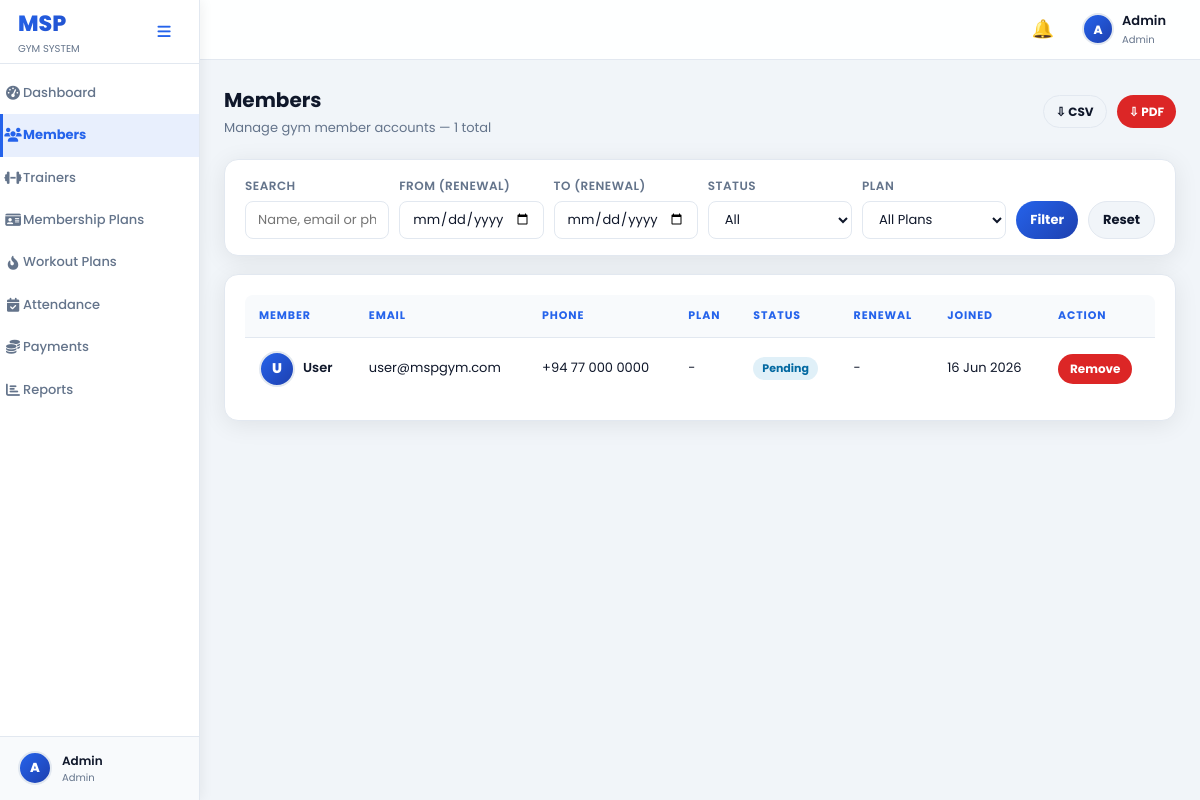
Screenshot of /views/admin/members.php (signed in) with the database file from the repository.
### tables this page shows
CREATE TABLE `users` (
  `id` int(11) NOT NULL,
  `name` varchar(100) NOT NULL,
  `email` varchar(100) NOT NULL,
  `password` varchar(255) NOT NULL,
  `phone` varchar(20) DEFAULT NULL,
  `profile_image` varchar(255) DEFAULT NULL,
  `membership_plan` varchar(50) DEFAULT NULL,
  `membership_status` enum('active','expired','pending') DEFAULT 'pending',
  `renewal_date` date DEFAULT NULL,
  `role` enum('user','admin') DEFAULT 'user',
  `created_at` timestamp NOT NULL DEFAULT current_timestamp()
);

### config/database.php (called while the page is built)
<?php
function db(): PDO {
    static $pdo = null;
    if ($pdo === null) {
        $host   = 'localhost';
        $dbname = 'gym';
        $user   = 'root';
        $pass   = '';
        try {
            $pdo = new PDO("mysql:host=$host;dbname=$dbname;charset=utf8mb4", $user, $pass, [
                PDO::ATTR_ERRMODE            => PDO::ERRMODE_EXCEPTION,
                PDO::ATTR_DEFAULT_FETCH_MODE => PDO::FETCH_ASSOC,
                PDO::ATTR_EMULATE_PREPARES   => false,
            ]);
        } catch (PDOException $e) {
            http_response_code(503);
            die('Database connection failed. Please try again later.');
        }
    }
    return $pdo;
}

### functions/auth.php (called while the page is built, shortened)
<?php
function current_user(): ?array {
    static $user = null;
    if ($user === null) {
        $s = db()->prepare('SELECT * FROM users WHERE id=:id LIMIT 1');
        $s->execute(['id' => $_SESSION['user_id']]);
        $user = $s->fetch() ?: null;
    }
    return $user;
}

### views/admin/members.php (the view, shortened to what this page needs)
<?php
$pdo = db();
$q      = get('q');
$from   = get('from_date');
$to     = get('to_date');
$where = "role='user'";
$params = [];
$cnt_s = $pdo->prepare("SELECT COUNT(*) FROM users WHERE $where"); $cnt_s->execute($params); $total = (int)$cnt_s->fetchColumn();
$pag = paginate($total, 5);
$s = $pdo->prepare("SELECT id,name,email,phone,membership_plan,membership_status,renewal_date,profile_image,created_at FROM users WHERE $where ORDER BY created_at DESC LIMIT :lim OFFSET :off");
$s->bindValue(':lim', $pag['per_page'], PDO::PARAM_INT);
$s->bindValue(':off', $pag['offset'], PDO::PARAM_INT);
$s->execute();
$members = $s->fetchAll();
include APP_ROOT . '/views/includes/head_admin.php';
?>
<div class="page-header">
  <div><h2>Members</h2><p>Manage gym member accounts &mdash; <?= $total ?> total</p></div>
  <div class="page-actions">
    <a href="?<?= http_build_query(array_filter(array_merge($_GET,['export'=>'csv']),fn($v)=>$v!=='')) ?>" class="btn btn-secondary btn-sm">&#8681; CSV</a>
    <a href="?<?= http_build_query(array_filter(array_merge($_GET,['export'=>'pdf']),fn($v)=>$v!=='')) ?>" target="_blank" class="btn btn-danger btn-sm">&#8681; PDF</a>
  </div>
</div>
<div class="card filter-card">
  <form method="GET" class="filter-row" onsubmit="return validateDates()">
    <div class="form-group"><label class="form-label">Search</label><input type="text" name="q" class="form-control" placeholder="Name, email or phone..." value="<?= e($q) ?>"></div>
    <div class="form-group"><label class="form-label">From (Renewal)</label><input type="date" name="from_date" id="fd" class="form-control" value="<?= e($from) ?>" max="<?= date('Y-m-d') ?>"></div>
    <div class="form-group"><label class="form-label">To (Renewal)</label><input type="date" name="to_date" id="td" class="form-control" value="<?= e($to) ?>" max="<?= date('Y-m-d') ?>"></div>
    <div class="form-group"><label class="form-label">Status</label>
      <select name="status" class="form-select">
        <option value="">All</option>
      </select>
    </div>
    <div class="form-group"><label class="form-label">Plan</label>
      <select name="plan" class="form-select">
        <option value="">All Plans</option>
      </select>
    </div>
    <button type="submit" class="btn btn-primary">Filter</button>
    <a href="members.php" class="btn btn-secondary">Reset</a>
  </form>
</div>
<div class="card">
  <div class="table-wrap">
    <table>
      <tr><th>Member</th><th>Email</th><th>Phone</th><th>Plan</th><th>Status</th><th>Renewal</th><th>Joined</th><th>Action</th></tr>
      <?php if (empty($members)): ?>
      <tr><td colspan="7"><div class="empty-state"><div class="empty-icon"></div><p>No members found</p></div></td></tr>
      <?php else: ?>
      <?php foreach ($members as $m): ?>
      <tr>
        <td>
          <div class="d-flex align-center gap-2">
            <span onclick="showImageModal('<?= $m['profile_image'] ? e(img_url($m['profile_image'])) : '' ?>')" style="cursor:<?= $m['profile_image'] ? 'zoom-in' : 'default' ?>">
              <?= avatar($m['name'], $m['profile_image'] ? img_url($m['profile_image']) : null, 36) ?>
            </span>
            <a href="?preview=<?= (int)$m['id'] ?>" style="font-weight:600;color:var(--text)"><?= e($m['name']) ?></a>
          </div>
        </td>
        <td><?= e($m['email']) ?></td>
        <td><?= e($m['phone'] ?: '-') ?></td>
        <td><?= e($m['membership_plan'] ?: '-') ?></td>
        <td><?= badge_status($m['membership_status']) ?></td>
        <td><?= e($m['renewal_date'] ?: '-') ?></td>
        <td><?= e(date('d M Y', strtotime($m['created_at']))) ?></td>
        <td>
          <button class="btn btn-sm btn-danger" onclick="confirmDelete('delM<?= $m['id'] ?>','Delete <?= e(addslashes($m['name'])) ?>?')">Remove</button>
        </td>
      </tr>
      <?php endforeach; ?>
      <?php endif; ?>
    </table>
  </div>
</div>
<?php include APP_ROOT . '/views/includes/foot_admin.php'; ?>

### views/includes/head_admin.php (shortened to what this page needs)
<?php
$_me    = current_user();
$_badge = $_me ? unread_count((int)$_me['id']) : 0;
?>
<!DOCTYPE html>
<html lang="en">
<head>
<link rel="stylesheet" href="/gym-system/assets/css/main.css">
</head>
<body>
<div class="app-layout">
<?php include APP_ROOT . '/views/includes/sidebar_admin.php'; ?>
<div class="main-content" id="mainContent">
<header class="topbar">
  <div class="topbar-actions">
    <a href="/gym-system/views/admin/notifications.php" class="topbar-notif" title="Notifications" style="color:#e0bc52;">
      &#128276;<?php if ($_badge > 0): ?><span class="notif-dot"></span><?php endif; ?>
    </a>
    <div class="topbar-user" onclick="toggleProfileMenu()" style="position:relative;cursor:pointer;">
      <?= avatar($_me['name'] ?? 'Admin', null, 32) ?>
      <div class="topbar-user-info">
        <div class="topbar-user-name"><?= e($_me['name'] ?? 'Admin') ?></div>
        <div class="topbar-user-role"><?= e($_me['role'] ?? '') ?></div>
      </div>
    </div>
  </div>
</header>
<div class="page-body">

### views/includes/sidebar_admin.php (shortened to what this page needs)
<?php
$page  = basename($_SERVER['PHP_SELF']);
$me    = current_user();
function sb_active(array $pages): string {
    global $page;
    return in_array($page, $pages) ? 'active' : '';
}
?>
<link rel="stylesheet" href="https://cdnjs.cloudflare.com/ajax/libs/font-awesome/6.5.0/css/all.min.css">
<aside class="sidebar" id="appSidebar">
  <div class="sidebar-brand">
    <div class="brand-wrap">
      <div class="brand-logo">MSP</div>
      <div class="brand-sub">GYM SYSTEM</div>
    </div>
    <button class="sidebar-toggle" id="sidebarToggle" title="Toggle sidebar">
      <i class="fa-solid fa-bars"></i>
    </button>
  </div>
  <nav class="sidebar-nav">
    <div class="nav-item">
      <a href="/gym-system/views/admin/dashboard.php" class="nav-link <?= sb_active(['dashboard.php']) ?>">
        <span class="nav-icon"><i class="fa-solid fa-gauge-high"></i></span>
        <span class="nav-label">Dashboard</span>
      </a>
    </div>
    <div class="nav-item">
      <a href="/gym-system/views/admin/members.php" class="nav-link <?= sb_active(['members.php']) ?>">
        <span class="nav-icon"><i class="fa-solid fa-users"></i></span>
        <span class="nav-label">Members</span>
      </a>
    </div>
    <div class="nav-item">
      <a href="/gym-system/views/admin/trainers.php" class="nav-link <?= sb_active(['trainers.php']) ?>">
        <span class="nav-icon"><i class="fa-solid fa-dumbbell"></i></span>
        <span class="nav-label">Trainers</span>
      </a>
    </div>
    <div class="nav-item">
      <a href="/gym-system/views/admin/membership_plans.php" class="nav-link <?= sb_active(['membership_plans.php']) ?>">
        <span class="nav-icon"><i class="fa-solid fa-id-card"></i></span>
        <span class="nav-label">Membership Plans</span>
      </a>
    </div>
    <div class="nav-item">
      <a href="/gym-system/views/admin/workout_plans.php" class="nav-link <?= sb_active(['workout_plans.php']) ?>">
        <span class="nav-icon"><i class="fa-solid fa-fire-flame-curved"></i></span>
        <span class="nav-label">Workout Plans</span>
      </a>
    </div>
    <div class="nav-item">
      <a href="/gym-system/views/admin/attendance.php" class="nav-link <?= sb_active(['attendance.php']) ?>">
        <span class="nav-icon"><i class="fa-solid fa-calendar-check"></i></span>
        <span class="nav-label">Attendance</span>
      </a>
    </div>
    <div class="nav-item">
      <a href="/gym-system/views/admin/payments.php" class="nav-link <?= sb_active(['payments.php']) ?>">
        <span class="nav-icon"><i class="fa-solid fa-coins"></i></span>
        <span class="nav-label">Payments</span>
      </a>
    </div>
    <div class="nav-item">
      <a href="/gym-system/views/admin/reports.php" class="nav-link <?= sb_active(['reports.php']) ?>">
        <span class="nav-icon"><i class="fa-solid fa-chart-bar"></i></span>
        <span class="nav-label">Reports</span>
      </a>
    </div>
  </nav>
  <div class="sidebar-footer">
    <?= avatar($me['name'] ?? 'Admin', null, 34) ?>
    <div class="footer-info">
      <div class="footer-name"><?= e($me['name'] ?? 'Admin') ?></div>
      <div class="footer-role"><?= e($me['role'] ?? '') ?></div>
    </div>
  </div>
</aside>

### functions/helpers.php (shortened to what this page needs)
<?php
function e(mixed $v): string {
    return htmlspecialchars((string)$v, ENT_QUOTES | ENT_SUBSTITUTE, 'UTF-8');
}
function get(string $key, string $default = ''): string {
    return trim($_GET[$key] ?? $default);
}
function badge_status(string $status): string {
    $map = [
        'active'    => 'success',
        'expired'   => 'danger',
        'pending'   => 'info',
        'paid'      => 'success',
        'failed'    => 'danger',
        'present'   => 'success',
        'late'      => 'warning',
        'inactive'  => 'danger',
        'completed' => 'info',
        'paused'    => 'warning',
    ];
    $cls = $map[strtolower($status)] ?? 'default';
    return '<span class="badge badge-' . $cls . '">' . e(ucfirst($status)) . '</span>';
}
function avatar(string $name, ?string $img = null, int $size = 40): string {
    $initial = strtoupper(mb_substr($name, 0, 1));
    return '<div class="avatar-initial" style="width:' . $size . 'px;height:' . $size . 'px;font-size:' . (int)($size * 0.4) . 'px">' . $initial . '</div>';
}

### rows the page displays
users: name "A A", name "Admin", role "Admin"
users: name "U", name "User", email "user@mspgym.com", phone "+94 77 000 0000", membership_plan "-", membership_status "Pending", renewal_date "-", created_at "16 Jun 2026"

### other values shown
$total "1"
